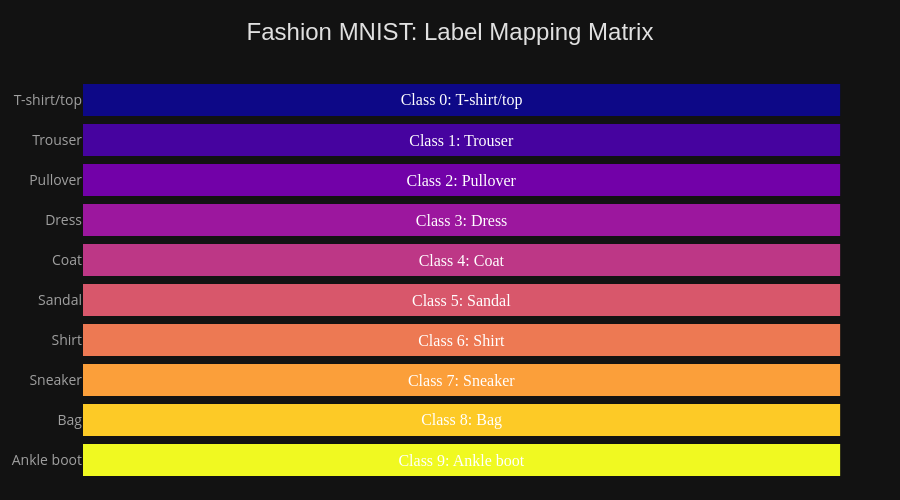

Notebook code cell kept with this figure:
### Code cell
fashion_mnist_labels = {
    0: 'T-shirt/top', 
    1: 'Trouser', 
    2: 'Pullover', 
    3: 'Dress', 
    4: 'Coat',
    5: 'Sandal', 
    6: 'Shirt', 
    7: 'Sneaker', 
    8: 'Bag', 
    9: 'Ankle boot'
}

indices = list(fashion_mnist_labels.keys())
names = list(fashion_mnist_labels.values())
dummy_values = [1] * len(indices)  # Give them all equal length

fig = go.Figure(
        go.Bar(
            x=dummy_values,
            y=names,
            orientation='h',
            # Map the text to look like "Class 0: T-shirt/top"
            text=[f"Class {i}: {name}" for i, name in zip(indices, names)],
            textposition='inside',
            insidetextanchor='middle',
            textfont=dict(size=16, color='white', family='Arial Black'),
            marker=dict(
                color=indices,
                colorscale='Plasma', # 'Plasma', 'Viridis', or 'Magma' look incredible in dark mode
                line=dict(color='rgba(255, 255, 255, 0)', width=0)
            ),
    hoverinfo='none' # Turn off the annoying hover box for a cleaner look
))

# 3. The Grandmaster Styling (Dark Mode & Clean Edges)
fig.update_layout(
    title='Fashion MNIST: Label Mapping Matrix',
    title_font=dict(size=24, family='Arial', color='#E0E0E0'),
    title_x=0.5, # Center the title
    plot_bgcolor='#121212',  # Deep tech-gray background
    paper_bgcolor='#121212',
    # Nuke the X-axis completely (we don't need numbers here)
    xaxis=dict(showgrid=False, zeroline=False, visible=False),
    # Reverse Y-axis so Class 0 is at the top, hide grid lines
    yaxis=dict(
        autorange="reversed", 
        showgrid=False, 
        zeroline=False, 
        tickfont=dict(color='#A0A0A0', size=14)
    ),
    margin=dict(l=20, r=20, t=80, b=20),
    height=500
)

# 4. Render the masterpiece
fig.show()

### Figure 1 — Plotly figure (JSON) as saved in the notebook; plotly's stock layout.template omitted (floating-point values rounded to 4 significant figures)
{"data": [{"hoverinfo": "none", "insidetextanchor": "middle", "marker": {"color": [0, 1, 2, 3, 4, 5, 6, 7, 8, 9], "colorscale": [[0, "#0d0887"], [0.1111, "#46039f"], [0.2222, "#7201a8"], [0.3333, "#9c179e"], [0.4444, "#bd3786"], [0.5556, "#d8576b"], [0.6667, "#ed7953"], [0.7778, "#fb9f3a"], [0.8889, "#fdca26"], [1, "#f0f921"]], "line": {"color": "rgba(255, 255, 255, 0)", "width": 0}}, "orientation": "h", "text": ["Class 0: T-shirt/top", "Class 1: Trouser", "Class 2: Pullover", "Class 3: Dress", "Class 4: Coat", "Class 5: Sandal", "Class 6: Shirt", "Class 7: Sneaker", "Class 8: Bag", "Class 9: Ankle boot"], "textfont": {"color": "white", "family": "Arial Black", "size": 16}, "textposition": "inside", "type": "bar", "x": [1, 1, 1, 1, 1, 1, 1, 1, 1, 1], "y": ["T-shirt/top", "Trouser", "Pullover", "Dress", "Coat", "Sandal", "Shirt", "Sneaker", "Bag", "Ankle boot"]}], "layout": {"height": 500, "margin": {"b": 20, "l": 20, "r": 20, "t": 80}, "paper_bgcolor": "#121212", "plot_bgcolor": "#121212", "title": {"font": {"color": "#E0E0E0", "family": "Arial", "size": 24}, "text": "Fashion MNIST: Label Mapping Matrix", "x": 0.5}, "xaxis": {"showgrid": false, "visible": false, "zeroline": false}, "yaxis": {"autorange": "reversed", "showgrid": false, "tickfont": {"color": "#A0A0A0", "size": 14}, "zeroline": false}}}
